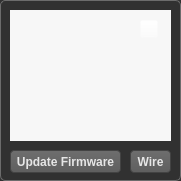
  <widget class="QGroupBox" name="groupBox_2">
   <property name="geometry">
    <rect>
     <x>770</x>
     <y>50</y>
     <width>181</width>
     <height>181</height>
    </rect>
   </property>
   <property name="styleSheet">
    <string notr="true">QGroupBox {
	background-color: rgb(49, 49, 49);
    border: 1px solid rgb(108, 108, 108);
    border-radius: 5px;
}</string>
   </property>
   <property name="title">
    <string/>
   </property>
   <widget class="QLabel" name="labelModel">
    <property name="geometry">
     <rect>
      <x>10</x>
      <y>10</y>
      <width>161</width>
      <height>131</height>
     </rect>
    </property>
    <property name="styleSheet">
     <string notr="true">background-color: rgb(247, 247, 247);
border-image: url(:/images/scara.png);</string>
    </property>
    <property name="text">
     <string/>
    </property>
   </widget>
   <widget class="QPushButton" name="btnUpdateFirmware">
    <property name="geometry">
     <rect>
      <x>10</x>
      <y>150</y>
      <width>111</width>
      <height>23</height>
     </rect>
    </property>
    <property name="font">
     <font>
      <family>Arial</family>
      <weight>75</weight>
      <bold>true</bold>
     </font>
    </property>
    <property name="styleSheet">
     <string notr="true"> QPushButton {
	 color: rgb(230,230,230);
     border: 1px solid rgb(67,67,67);
     border-radius: 4px;
	 background-color: qlineargradient(x1:0,y1:0,x2:0,y2:1,stop:0 #6E6E6E,stop:1 #5F5F5F);
 }

 QPushButton::hover {
	 color: rgb(231,231,231);
	 background-color: qlineargradient(x1:0,y1:0,x2:0,y2:1,stop:0 #858585,stop:1 #787878);
 }

 QPushButton:pressed {
	 color: rgb(231,231,231);
	 background-color: qlineargradient(x1:0,y1:0,x2:0,y2:1,stop:0 #646464,stop:0.7 #828282,stop:1 #6E6E6E);
 }

</string>
    </property>
    <property name="text">
     <string>Update Firmware</string>
    </property>
   </widget>
   <widget class="QPushButton" name="pushButton">
    <property name="geometry">
     <rect>
      <x>140</x>
      <y>20</y>
      <width>18</width>
      <height>18</height>
     </rect>
    </property>
    <property name="styleSheet">
     <string notr="true"> QPushButton {
	background-color: rgba(255, 255, 255, 0);
	border-image: url(:/images/mDraw-info-icon.png) 0;
 }

 QPushButton:hover {
	background-color: rgba(255, 255, 255, 0);
	border-image: url(:/images/mDraw-info-icon-click.png) 0;
 }

 QPushButton:pressed  {
	background-color: rgba(255, 255, 255, 0);
	border-image: url(:/images/mDraw-info-icon-hover.png) 0;
 }
</string>
    </property>
    <property name="text">
     <string/>
    </property>
   </widget>
   <widget class="QPushButton" name="btnWiring">
    <property name="geometry">
     <rect>
      <x>130</x>
      <y>150</y>
      <width>41</width>
      <height>23</height>
     </rect>
    </property>
    <property name="font">
     <font>
      <family>Arial</family>
      <weight>75</weight>
      <bold>true</bold>
     </font>
    </property>
    <property name="styleSheet">
     <string notr="true"> QPushButton {
	 color: rgb(230,230,230);
     border: 1px solid rgb(67,67,67);
     border-radius: 4px;
	 background-color: qlineargradient(x1:0,y1:0,x2:0,y2:1,stop:0 #6E6E6E,stop:1 #5F5F5F);
 }

 QPushButton::hover {
	 color: rgb(231,231,231);
	 background-color: qlineargradient(x1:0,y1:0,x2:0,y2:1,stop:0 #858585,stop:1 #787878);
 }

 QPushButton:pressed {
	 color: rgb(231,231,231);
	 background-color: qlineargradient(x1:0,y1:0,x2:0,y2:1,stop:0 #646464,stop:0.7 #828282,stop:1 #6E6E6E);
 }

</string>
    </property>
    <property name="text">
     <string>Wire</string>
    </property>
   </widget>
  </widget>
